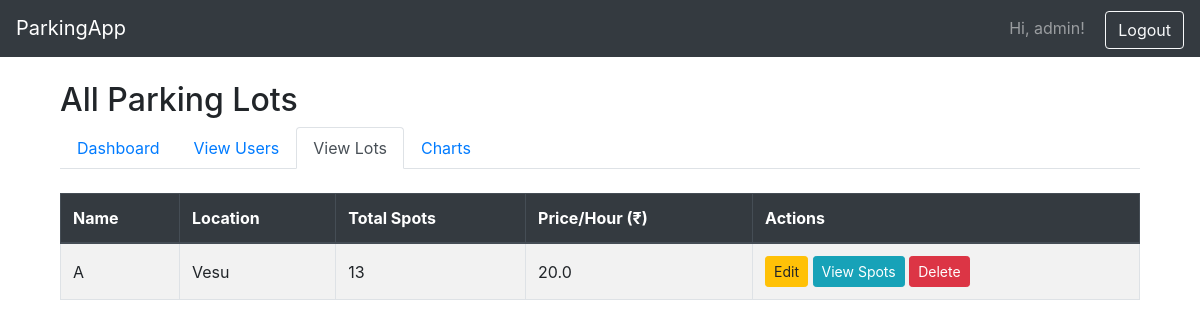
/admin/view_lots (signed in), run on the app's committed database.
### app/models.py (models this page shows)
class User(db.Model, UserMixin):
    id = db.Column(db.Integer, primary_key=True)
    username = db.Column(db.String(100), nullable=False)
    email = db.Column(db.String(150), unique=True, nullable=False)
    password = db.Column(db.String(200), nullable=False)
    is_admin = db.Column(db.Boolean, default=False)

class ParkingLot(db.Model):
    id = db.Column(db.Integer, primary_key=True)
    name = db.Column(db.String(100), nullable=False)
    location = db.Column(db.String(200), nullable=False)
    total_spots = db.Column(db.Integer, nullable=False)
    price_per_hour = db.Column(db.Float, nullable=False, default=20.0)
    spots = db.relationship('ParkingSpot', backref='lot', lazy=True)

### app/routes/admin.py (the view)
@admin_bp.route('/view_lots')
@login_required
@admin_required
def view_lots():
    lots = ParkingLot.query.all()
    return render_template('admin/view_lots.html', lots=lots)

### app/models.py (called while the page is built)
@login_manager.user_loader
def load_user(user_id):
    return User.query.get(int(user_id))

### app/routes/admin.py (called while the page is built)
def admin_required(func):
    from functools import wraps
    @wraps(func)
    def decorated_view(*args, **kwargs):
        if not current_user.is_authenticated or not current_user.is_admin:
            flash("Admin access required.")
            return redirect(url_for('auth.login'))
        return func(*args, **kwargs)
    return decorated_view

### app/templates/admin/view_lots.html
{% extends "base.html" %}
{% block content %}
<div class="container mt-4">
    <h2>All Parking Lots</h2>
    <ul class="nav nav-tabs mb-4">
        <li class="nav-item">
            <a class="nav-link {% if request.endpoint == 'admin.dashboard' %}active{% endif %}" href="{{ url_for('admin.dashboard') }}">Dashboard</a>
        </li>
        <li class="nav-item">
            <a class="nav-link {% if request.endpoint == 'admin.view_users' %}active{% endif %}" href="{{ url_for('admin.view_users') }}">View Users</a>
        </li>
        <li class="nav-item">
            <a class="nav-link {% if request.endpoint == 'admin.view_lots' %}active{% endif %}" href="{{ url_for('admin.view_lots') }}">View Lots</a>
        </li>
        <li class="nav-item">
            <a class="nav-link {% if request.endpoint == 'admin.charts' %}active{% endif %}" href="{{ url_for('admin.charts') }}">Charts</a>
        </li>
    </ul>
    <table class="table table-striped table-bordered">
        <thead class="thead-dark">
            <tr>
                <th>Name</th>
                <th>Location</th>
                <th>Total Spots</th>
                <th>Price/Hour (₹)</th>
                <th>Actions</th>
            </tr>
        </thead>
        <tbody>
            {% for lot in lots %}
            <tr>
                <td>{{ lot.name }}</td>
                <td>{{ lot.location }}</td>
                <td>{{ lot.total_spots }}</td>
                <td>{{ lot.price_per_hour }}</td>
                <td>
                    <a href="{{ url_for('admin.edit_lot', lot_id=lot.id) }}" class="btn btn-sm btn-warning">Edit</a>
                    <a href="{{ url_for('admin.view_spots', lot_id=lot.id) }}" class="btn btn-sm btn-info">View Spots</a>
                    <a href="{{ url_for('admin.delete_lot', lot_id=lot.id) }}" class="btn btn-sm btn-danger" onclick="return confirm('Are you sure you want to delete this lot?')">Delete</a>
                </td>
            </tr>
            {% endfor %}
        </tbody>
    </table>
</div>
{% endblock %}

### app/templates/base.html (shortened to what this page needs)
<!DOCTYPE html>
<html lang="en">
<head>
    <link rel="stylesheet" href="{{ url_for('static', filename='css/style.css') }}">
    <link href="https://cdn.jsdelivr.net/npm/bootstrap@4.6.2/dist/css/bootstrap.min.css" rel="stylesheet">
</head>
<body>
    <nav class="navbar navbar-expand-lg navbar-dark bg-dark mb-4">
        <a class="navbar-brand" href="#">ParkingApp</a>
        <div class="ml-auto">
            {% if current_user.is_authenticated %}
                <span class="navbar-text mr-3">Hi, {{ current_user.username }}!</span>
                <a class="btn btn-outline-light" href="{{ url_for('auth.logout') }}">Logout</a>
            {% endif %}
        </div>
    </nav>
    <div class="container">
        {% block content %}{% endblock %}
    </div>
</body>
</html>

### app/static/style.css (style rules this page uses)
body { background-color: #f8f9fa; font-family: 'Segoe UI', Tahoma, Geneva, Verdana, sans-serif; }
h2 { margin-top: 20px; margin-bottom: 20px; }
.table th, .table td { vertical-align: middle !important; }

### data on the page
User: username "admin"
ParkingLot: name "A", location "Vesu", total_spots "13", price_per_hour "20.0"
